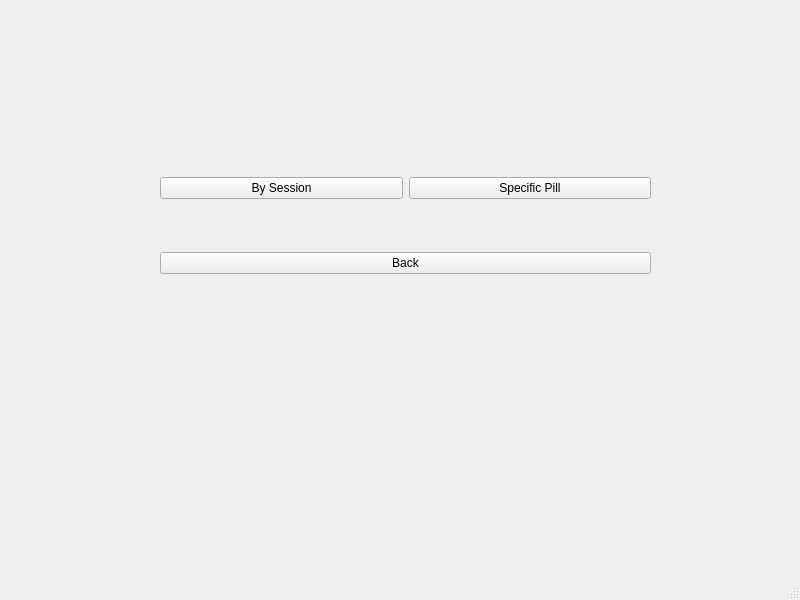
<?xml version="1.0" encoding="UTF-8"?>
<ui version="4.0">
 <class>d1</class>
 <widget class="QMainWindow" name="d1">
  <property name="geometry">
   <rect>
    <x>0</x>
    <y>0</y>
    <width>800</width>
    <height>600</height>
   </rect>
  </property>
  <property name="windowTitle">
   <string>d1</string>
  </property>
  <widget class="QWidget" name="centralwidget">
   <widget class="QWidget" name="">
    <property name="geometry">
     <rect>
      <x>160</x>
      <y>130</y>
      <width>491</width>
      <height>191</height>
     </rect>
    </property>
    <layout class="QVBoxLayout" name="verticalLayout">
     <item>
      <layout class="QHBoxLayout" name="horizontalLayout">
       <item>
        <widget class="QPushButton" name="session_button">
         <property name="text">
          <string>By Session</string>
         </property>
        </widget>
       </item>
       <item>
        <widget class="QPushButton" name="pill_button">
         <property name="text">
          <string>Specific Pill</string>
         </property>
        </widget>
       </item>
      </layout>
     </item>
     <item>
      <widget class="QPushButton" name="back_button">
       <property name="text">
        <string>Back</string>
       </property>
      </widget>
     </item>
    </layout>
   </widget>
  </widget>
  <widget class="QMenuBar" name="menubar">
   <property name="geometry">
    <rect>
     <x>0</x>
     <y>0</y>
     <width>800</width>
     <height>26</height>
    </rect>
   </property>
  </widget>
  <widget class="QStatusBar" name="statusbar"/>
 </widget>
 <resources/>
 <connections/>
</ui>
